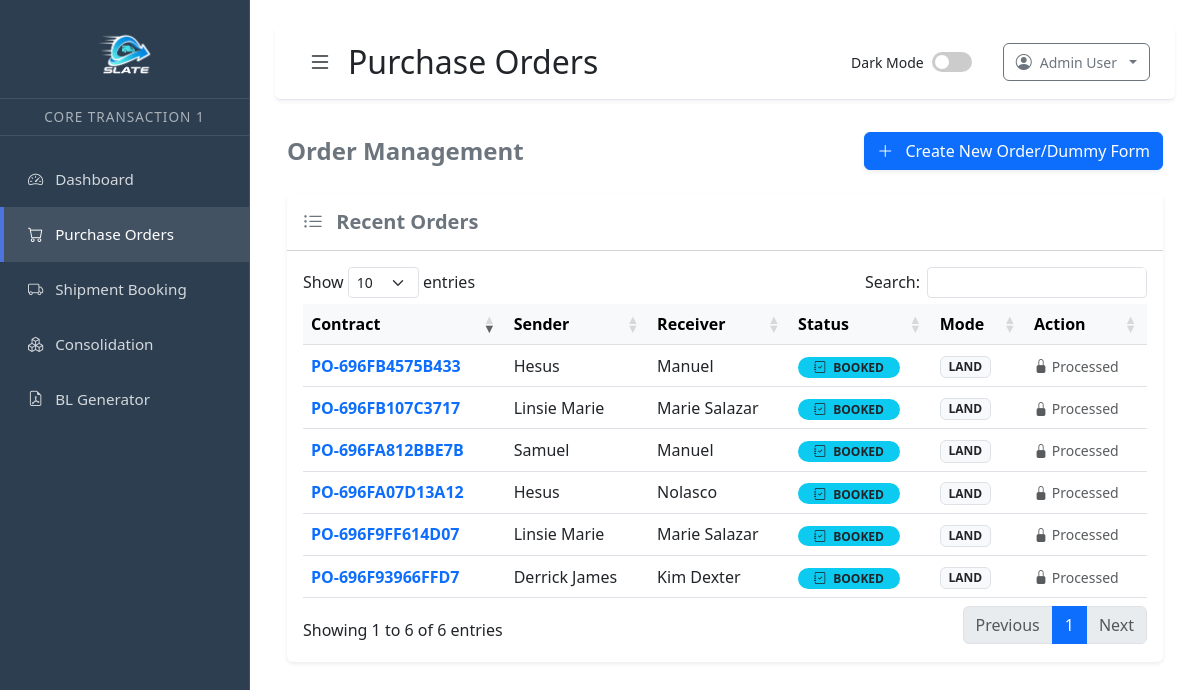
Page /public/pu_order.php (signed in) on the earlier database version.
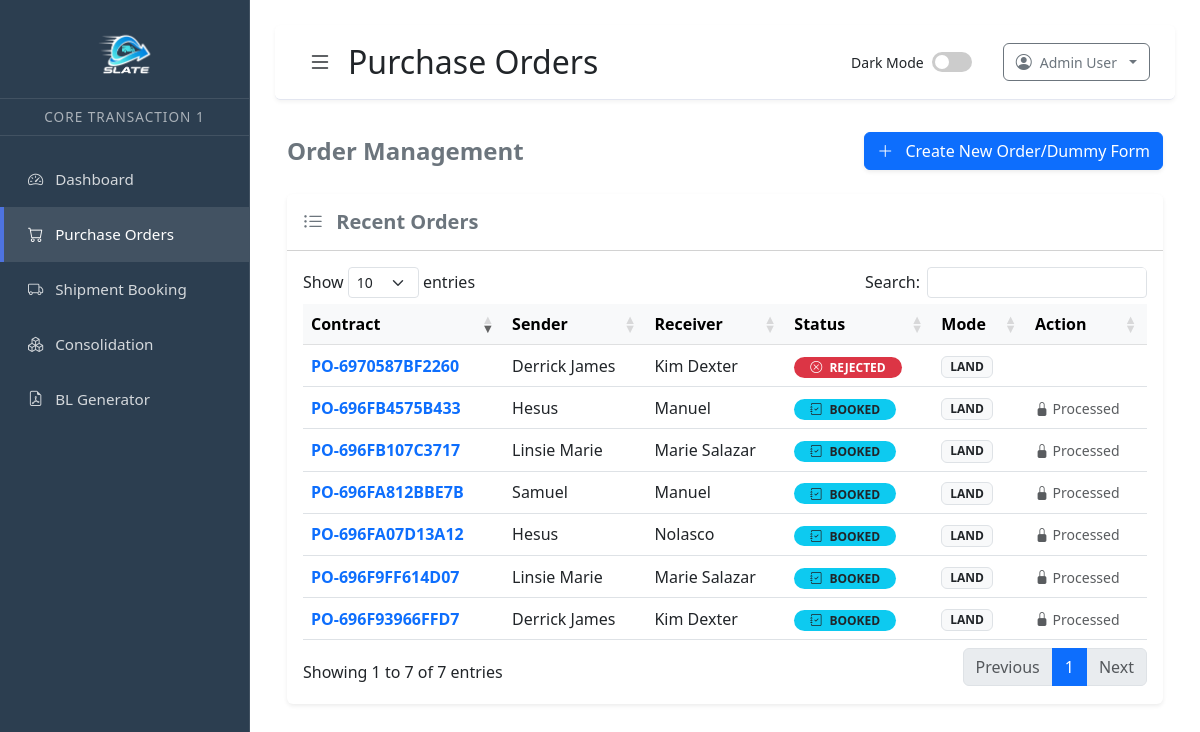
Same page on the later database version.
### tables this page shows
CREATE TABLE `purchase_orders` (
  `po_id` int(11) NOT NULL,
  `user_id` int(11) NOT NULL,
  `contract_number` varchar(50) NOT NULL,
  `sender_name` varchar(100) DEFAULT NULL,
  `sender_contact` varchar(50) DEFAULT NULL,
  `receiver_name` varchar(100) DEFAULT NULL,
  `receiver_contact` varchar(50) DEFAULT NULL,
  `origin_address` text DEFAULT NULL,
  `destination_address` text DEFAULT NULL,
  `transport_mode` enum('SEA','AIR','LAND') NOT NULL DEFAULT 'LAND',
  `weight` decimal(10,2) DEFAULT NULL,
  `package_type` varchar(50) DEFAULT NULL,
  `package_description` text DEFAULT NULL,
  `payment_method` varchar(50) DEFAULT NULL,
  `bank_name` varchar(100) DEFAULT NULL,
  `distance_km` decimal(10,2) DEFAULT NULL,
  `price` decimal(10,2) DEFAULT NULL,
  `sla_agreement` varchar(100) DEFAULT NULL,
  `ai_estimated_time` varchar(50) DEFAULT NULL,
  `target_delivery_date` date DEFAULT NULL,
  `status` enum('PENDING','APPROVED','REJECTED','BOOKED','COMPLETED') DEFAULT 'PENDING',
  `created_at` timestamp NOT NULL DEFAULT current_timestamp(),
  `origin_lat` decimal(10,7) DEFAULT NULL,
  `origin_lng` decimal(10,7) DEFAULT NULL,
  `destination_lat` decimal(10,7) DEFAULT NULL,
  `destination_lng` decimal(10,7) DEFAULT NULL
);

### public/pu_order.php (the view, shortened to what this page needs)
<?php
include "../api/db.php";
?>
<!DOCTYPE html>
<html lang="en">
<head>
    <link rel="stylesheet" href="../assets/style.css">
    <link href="https://cdn.jsdelivr.net/npm/bootstrap@5.3.0/dist/css/bootstrap.min.css" rel="stylesheet">
    <link href="https://cdn.jsdelivr.net/npm/bootstrap-icons@1.10.5/font/bootstrap-icons.css" rel="stylesheet">
    <link rel="stylesheet" href="https://cdn.datatables.net/1.13.4/css/dataTables.bootstrap5.min.css">
</head>
<body>
    <body>
        <div class="sidebar" id="sidebar">
            <div class="logo"><img src="../assets/slate.png" alt="Logo"></div>
            <div class="system-name">CORE TRANSACTION 1</div>
            <a href="dashboard.php"><i class="bi bi-speedometer2 me-2"></i> Dashboard</a>
            <a href="pu_order.php" class="active"><i class="bi bi-cart me-2"></i> Purchase Orders</a>
            <a href="shipments.php"><i class="bi bi-truck me-2"></i> Shipment Booking</a>
            <a href="conso.php"><i class="bi bi-boxes me-2"></i> Consolidation</a>
            <a href="hmbl.php"><i class="bi bi-file-earmark-pdf me-2"></i> BL Generator</a>
        </div>
        <div class="content" id="content">
            <div class="header">
                <div class="d-flex align-items-center">
                    <div class="hamburger" id="hamburger"><i class="bi bi-list"></i></div>
                    <h2 class="mb-0 ms-2" id="pageTitle">Purchase Orders</h2>
                </div>
                <div class="theme-toggle-container">
                    <div class="d-flex align-items-center me-3">
                        <span class="theme-label me-2 small">Dark Mode</span>
                        <label class="theme-switch">
                            <span class="slider"></span>
                        </label>
                    </div>
                    <div class="dropdown">
                        <button class="btn btn-outline-secondary dropdown-toggle d-flex align-items-center gap-2" type="button" data-bs-toggle="dropdown">
                            <i class="bi bi-person-circle"></i>
                            <span class="d-none d-md-block small"><?= htmlspecialchars($_SESSION['full_name'] ?? 'Admin') ?></span>
                        </button>
                    </div>
                </div>
            </div>
            <div class="container-fluid mt-4">
                <div class="d-flex justify-content-between align-items-center mb-4">
                    <h4 class="text-secondary fw-bold mb-0">Order Management</h4>
                    <button type="button" class="btn btn-primary shadow-sm" data-bs-toggle="modal" data-bs-target="#createOrderModal">
                        <i class="bi bi-plus-lg me-2"></i> Create New Order/Dummy Form
                    </button>
                </div>
                <div class="card shadow-sm border-0">
                    <div class="card-header bg-white py-3">
                        <h5 class="mb-0 fw-bold text-secondary"><i class="bi bi-list-ul me-2"></i> Recent Orders</h5>
                    </div>
                    <div class="card-body">
                        <div class="table-responsive">
                            <?php $pos = $conn->query("SELECT * FROM purchase_orders ORDER BY created_at DESC"); ?>
                            <table class="table table-hover align-middle" id="poTable">
                                <thead class="table-light">
                                    <tr>
                                        <th>Contract</th>
                                        <th>Sender</th>
                                        <th>Receiver</th>
                                        <th>Status</th>
                                        <th>Mode</th>
                                        <th>Action</th>
                                    </tr>
                                </thead>
                                <tbody>
                                    <?php while ($po = $pos->fetch_assoc()) { ?>
                                        <tr>
                                            <td class="fw-bold text-primary"><?= $po['contract_number'] ?></td>
                                            <td><?= $po['sender_name'] ?></td>
                                            <td><?= $po['receiver_name'] ?></td>
                                            <td>
                                                <?php
                                                $badgeClass = 'secondary';
                                                $icon = 'bi-circle';
                                                if ($po['status'] == 'REJECTED') {
                                                    $badgeClass = 'danger';
                                                    $icon = 'bi-x-circle';
                                                }
                                                if ($po['status'] == 'BOOKED') {
                                                    $badgeClass = 'info text-dark';
                                                    $icon = 'bi-journal-check';
                                                }
                                                ?>
                                                <span class="badge bg-<?= $badgeClass ?> rounded-pill px-3">
                                                    <i class="bi <?= $icon ?> me-1"></i> <?= $po['status'] ?>
                                                </span>
                                            </td>
                                            <td>
                                                <span class="badge bg-light text-dark border"><?= $po['transport_mode'] ?></span>
                                            </td>
                                            <td>
                                                <?php if ($po['status'] === 'BOOKED') { ?>
                                                    <span class="text-muted small"><i class="bi bi-lock-fill"></i> Processed</span>
                                                <?php } ?>
                                            </td>
                                        </tr>
                                    <?php } ?>
                                </tbody>
                            </table>
                        </div>
                    </div>
                </div>
            </div>
        </div>
    </body>
</html>

### assets/style.css (style rules this page uses)
:root { --sidebar-width: 250px; --primary-color: #4e73df; --secondary-color: #f8f9fc; --dark-bg: #121212; --dark-card: #1e1e1e; --text-light: #e0e0e0; --text-dark: #212529; --success-color: #1cc88a; --info-color: #36b9cc; --warning-color: #f6c23e; --border-radius: 0.35rem; --shadow: 0 0.15rem 1.75rem 0 rgba(58, 59, 69, 0.15); --transition-speed: 0.3s; }
* { box-sizing: border-box; margin: 0; padding: 0; }
body { font-family: 'Segoe UI', system-ui, sans-serif; overflow-x: hidden; background-color: var(--secondary-color); color: var(--text-dark); transition: background-color var(--transition-speed), color var(--transition-speed); }
.sidebar { width: var(--sidebar-width); height: 100vh; position: fixed; left: 0; top: 0; background: #2c3e50; color: white; padding: 0; transition: margin-left var(--transition-speed) ease; z-index: 1000; border-right: 1px solid rgba(255,255,255,0.1); }
.sidebar .logo { padding: 1.5rem; text-align: center; border-bottom: 1px solid rgba(255,255,255,0.1); }
.sidebar .logo img { max-width: 100%; height: auto; max-height: 50px; }
.system-name { padding: 0.5rem 1.5rem; font-size: 0.85rem; color: rgba(255,255,255,0.6); text-align: center; border-bottom: 1px solid rgba(255,255,255,0.1); margin-bottom: 1rem; text-transform: uppercase; letter-spacing: 1px; }
.sidebar a { display: block; color: rgba(255,255,255,0.8); padding: 1rem 1.5rem; text-decoration: none; border-left: 4px solid transparent; transition: all 0.2s; font-size: 0.95rem; }
.sidebar a:hover, .sidebar a.active { background-color: rgba(255,255,255,0.1); color: white; border-left: 4px solid var(--primary-color); }
.content { margin-left: var(--sidebar-width); width: calc(100% - var(--sidebar-width)); padding: 25px; transition: all var(--transition-speed) ease; }
.header { background-color: white; padding: 1rem 1.5rem; border-radius: var(--border-radius); box-shadow: 0 .125rem .25rem rgba(0,0,0,.075); margin-bottom: 2rem; display: flex; align-items: center; justify-content: space-between; border-bottom: 1px solid #dee2e6; }
.hamburger { font-size: 1.5rem; cursor: pointer; padding: 0.25rem 0.5rem; color: var(--text-dark); transition: color 0.2s; }
.theme-toggle-container { display: flex; align-items: center; gap: 15px; }
.table-responsive { border-radius: var(--border-radius); }
table { width: 100%; border-collapse: collapse; }
thead { background-color: #f8f9fa; }
.btn { border-radius: 50rem; padding: 0.375rem 1rem; font-weight: 500; }
.btn-primary { background-color: var(--primary-color); border-color: var(--primary-color); }
.theme-switch { position: relative; display: inline-block; width: 40px; height: 20px; }
.slider { position: absolute; cursor: pointer; top: 0; left: 0; right: 0; bottom: 0; background-color: #ccc; transition: .4s; border-radius: 20px; }
.slider:before { position: absolute; content: ""; height: 14px; width: 14px; left: 3px; bottom: 3px; background-color: white; transition: .4s; border-radius: 50%; }

### public/pu_order.php (style rules this page uses)
body { font-family: 'Segoe UI', Roboto, Helvetica, Arial, sans-serif; transition: background-color 0.3s, color 0.3s; }
.content { width: calc(100% - 250px); margin-left: 250px; transition: all 0.3s; }
.header { position: sticky; top: 0; z-index: 1000; background-color: #fff; border-bottom: 1px solid #e3e6f0; padding: 15px 25px; display: flex; align-items: center; justify-content: space-between; box-shadow: 0 2px 4px rgba(0, 0, 0, 0.05); }
:root { --dark-bg: #121212; --dark-card: #1e1e1e; --dark-text: #e0e0e0; --dark-border: #333333; --dark-table-head: #2c2c2c; --dark-hover: rgba(255, 255, 255, 0.05); }

Differences in the rows shown:
added purchase_orders: contract_number "PO-6970587BF2260", sender_name "Derrick James", receiver_name "Kim Dexter", status "REJECTED", transport_mode "LAND"
Other differences:
text written by a page script: "Show entries Search: Showing 1 to 6 of 6 entries Previous 1 Next" → "Show entries Search: Showing 1 to 7 of 7 entries Previous 1 Next"
